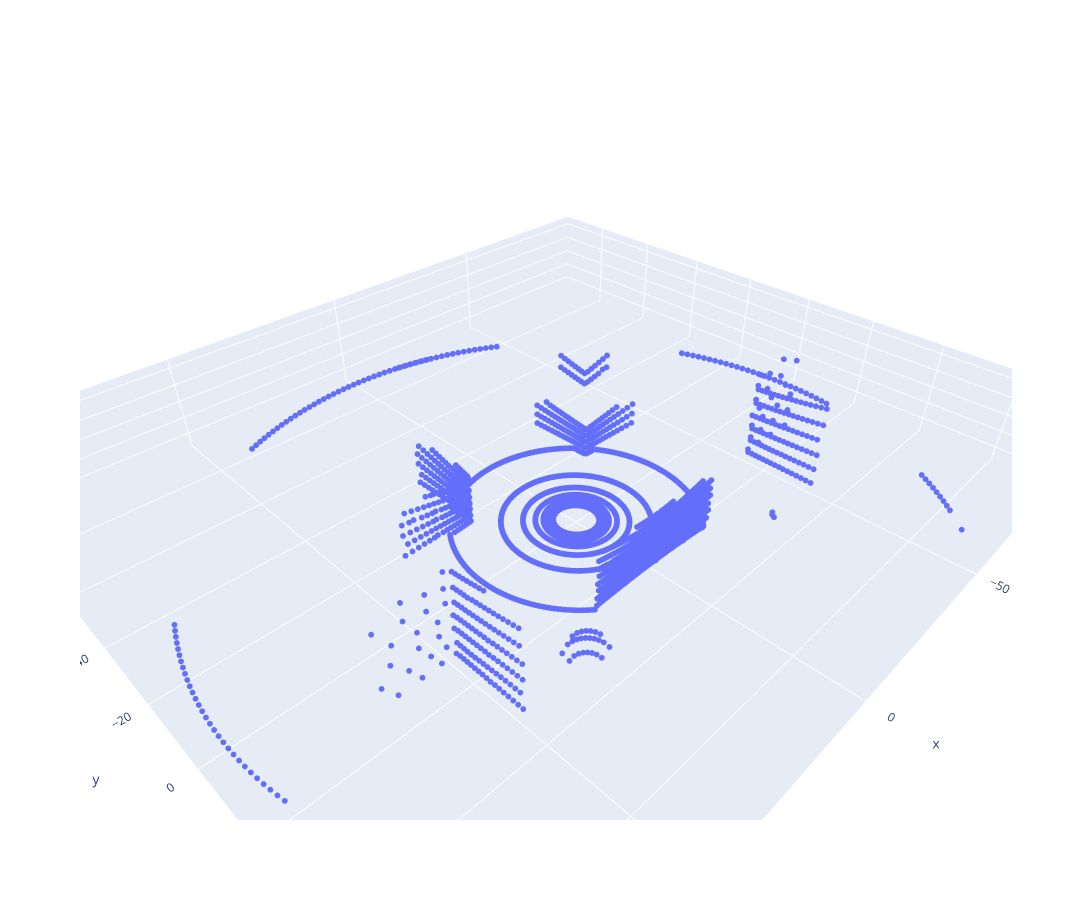

Notebook cell for this chart:
### Code cell
# Plot the scan
fig = go.Figure(data=general.pc_plot_trace(P))
fig.update_layout(width=1500, height=900, scene=dict(aspectmode='data'))
fig.show()

### Figure 1 — Plotly figure (JSON) as saved in the notebook; plotly's stock layout.template omitted (floating-point values rounded to 4 significant figures; data arrays with more than 128 entries replaced by an {"elided": "..."} marker saying what was removed)
{"data": [{"marker": {"size": 2}, "mode": "markers", "type": "scatter3d", "x": {"elided": "3515 float values"}, "y": {"elided": "3515 float values"}, "z": {"elided": "3515 float values"}}], "layout": {"height": 900, "scene": {"aspectmode": "data"}, "width": 1500}}
